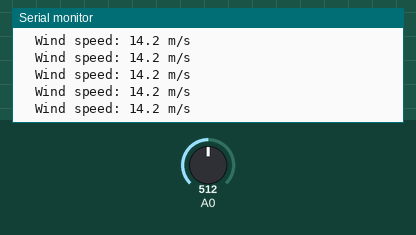
The sketch below on a simulated Arduino Uno, built with avr-gcc and run on an emulated ATmega328P. Shown: the last lines printed to the serial monitor. The inputs (shaded band) are chosen by the test bench; at power-on: A0 = 512.

Above: at 1.2 s.
1.3 s: A0 set to 716
At 1.32 s:
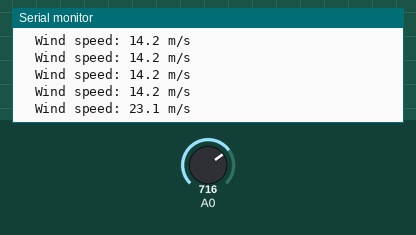
2.8 s: A0 set to 900
At 2.83 s:
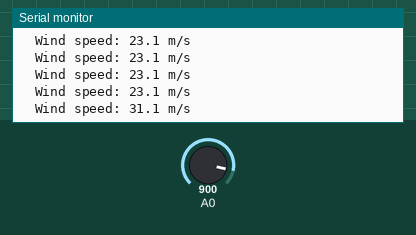
Timing chart, 0 to 5.8 s (numbered marks = the images above; inputs shaded):
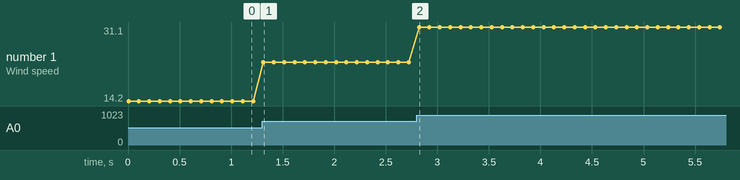

Measured:
- after the input at 1.3 s, the serial monitor: prints a new line at once (image 1)
- after the input at 2.8 s, the serial monitor: prints a new line at once (image 2)
- plotted number 1: 14.2 → 23.1 after the input at 1.3 s, 23.1 → 31.1 after the input at 2.8 s

The sketch:

vindsensor.ino
```cpp
const float VREF = 1.10;   // INTERNAL reference
const float R1 = 9.97;   // Resistor in kOhm
const float R2 = 9.96;   // Resistor in kOhm (Analog input over this)
const float DIV_RATIO = (R1 + R2) / R2; // ratio between analog input and sensor voltage
int raw;


void setup() {
  Serial.begin(9600);
  analogReference(INTERNAL);      // use the ~1.1V internal reference
  delay(5);
}

void loop() {
  // Read voltage
  raw = analogRead(A0);
  float v_adc = (raw / 1023.0) * VREF;  // voltage at ADC pin (after divider)
  float v_in   = v_adc * DIV_RATIO;     // original input voltage (before divider)

// Wind speed calculation from sensor voltage:
// Sensor outputs 0.4 V at 0 m/s and 2.0 V at 32.4 m/s
// Step size: 0.1 m/s => 32.4 / 0.1 = 324 steps
// Voltage span: 2.0 - 0.4 = 1.6 V
// Voltage per step: 1.6 / 324 ~ 0.00494 V/step ~ 4.94 mV/step
// Factor: 0.1 / 0.00494 ~ 20.25
// Formula: wind_speed = (v_in - 0.4) * 20.25
  float wind_speed = (v_in - 0.4) * 20.25;
  if (wind_speed < 0) {
    wind_speed = 0;
  }
//  Serial.print("raw: "); Serial.print(raw);
//  Serial.print("  Vadc: "); Serial.print(v_adc, 4);
//  Serial.print("  Vin: "); Serial.print(v_in, 4);
  Serial.print("  Wind speed: "); Serial.print(wind_speed, 1); Serial.println(" m/s");

  delay(100); //read data every 100 ms
}
```
